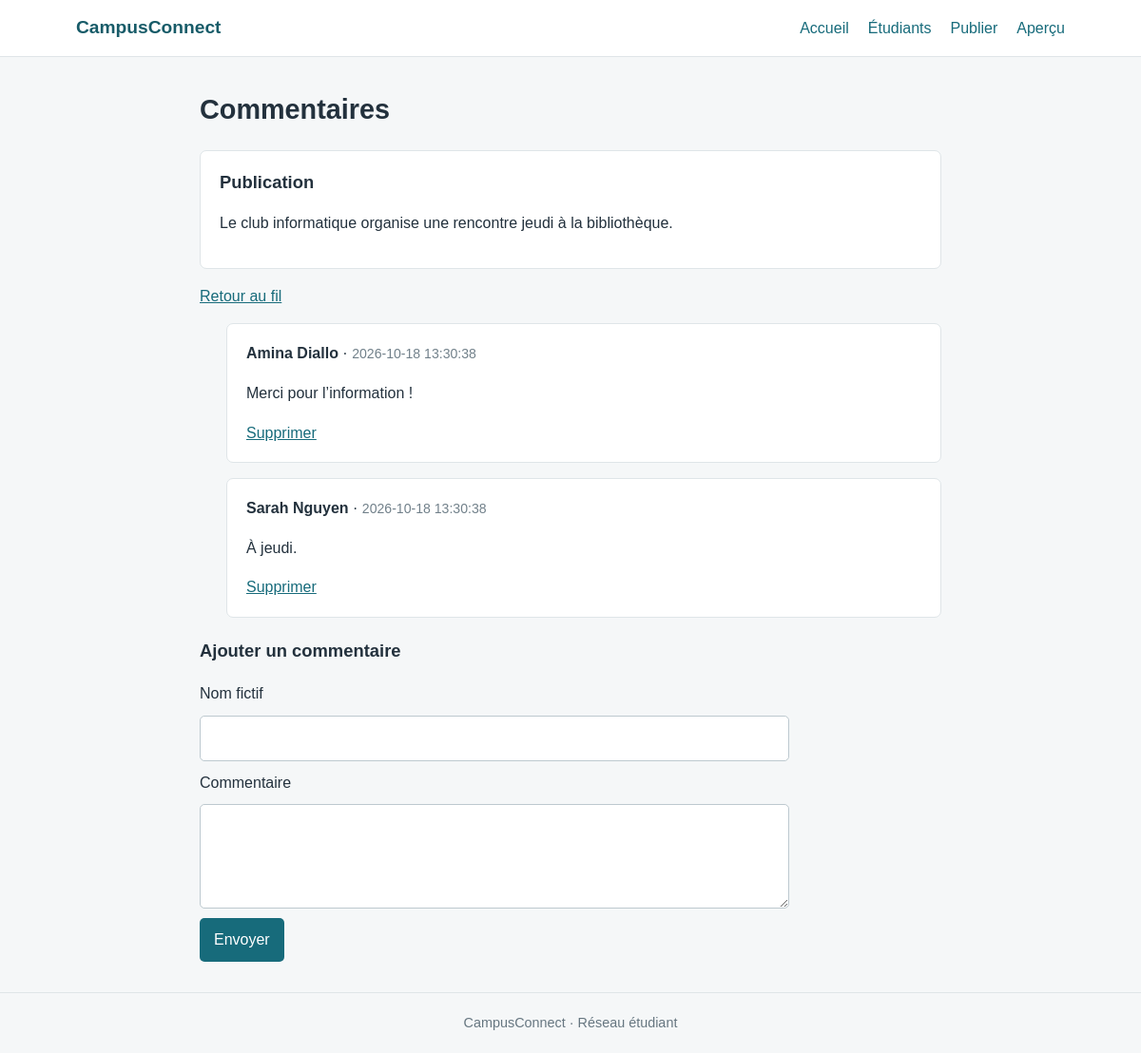
/commentaires.php?id=2, run on the app's committed database.
### tables this page shows
CREATE TABLE publications (
    id INT UNSIGNED AUTO_INCREMENT PRIMARY KEY,
    contenu TEXT NOT NULL,
    id_etudiant INT UNSIGNED NOT NULL,
    date_publication TIMESTAMP NOT NULL DEFAULT CURRENT_TIMESTAMP,
    CONSTRAINT fk_publications_etudiants FOREIGN KEY (id_etudiant) REFERENCES etudiants(id) ON DELETE CASCADE
);

CREATE TABLE commentaires (
    id INT UNSIGNED AUTO_INCREMENT PRIMARY KEY,
    contenu TEXT NOT NULL,
    id_publication INT UNSIGNED NOT NULL,
    nom_auteur VARCHAR(80) NOT NULL,
    date_creation TIMESTAMP NOT NULL DEFAULT CURRENT_TIMESTAMP,
    CONSTRAINT fk_commentaires_publications FOREIGN KEY (id_publication) REFERENCES publications(id) ON DELETE CASCADE
);

### commentaires.php (the view, shortened to what this page needs)
<?php
require 'config.php'; require 'connexion.php';
$publicationId = filter_input(INPUT_GET, 'id', FILTER_VALIDATE_INT) ?: 0;
$publicationReq = $pdo->prepare('SELECT contenu FROM publications WHERE id = ?'); $publicationReq->execute([$publicationId]); $publication = $publicationReq->fetch();
$liste = $pdo->prepare('SELECT id, nom_auteur, contenu, date_creation FROM commentaires WHERE id_publication = ? ORDER BY date_creation'); $liste->execute([$publicationId]);
?>
<?php if ($publication): ?><article class="publication"><h2>Publication</h2><p><?= e($publication['contenu']) ?></p></article>
<p><a href="index.php">Retour au fil</a></p>
<?php foreach ($liste as $commentaire): ?><article class="commentaire"><strong><?= e($commentaire['nom_auteur']) ?></strong> · <time><?= e($commentaire['date_creation']) ?></time><p><?= $commentaire['contenu'] ?></p><form method="post"><button class="lien-bouton" name="supprimer_id" value="<?= (int) $commentaire['id'] ?>">Supprimer</button></form></article><?php endforeach; ?>
<form method="post" class="formulaire"><h2>Ajouter un commentaire</h2><label for="nom">Nom fictif</label><input id="nom" name="nom" maxlength="80" required><label for="contenu">Commentaire</label><textarea id="contenu" name="contenu" maxlength="1000" required></textarea><button>Envoyer</button></form>
<?php else: ?><p>Publication introuvable.</p><?php endif; ?>

### style.css (style rules this page uses)
:root { font-family: Arial, Helvetica, sans-serif; color: #23313d; background: #f5f7f8; font-synthesis: none; }
* { box-sizing: border-box; }
body { margin: 0; line-height: 1.6; }
a { color: #176b7b; }
h2 { font-size: 1.15rem; margin: 0 0 8px; }
.publication, .commentaire { background: #fff; border: 1px solid #dfe5e8; border-radius: 7px; padding: 18px 20px; margin: 16px 0; }
.commentaire { margin-left: 28px; }
time { color: #71808a; font-size: .88rem; }
.formulaire { display: grid; gap: 10px; margin: 20px 0; max-width: 620px; }
input, textarea, select { width: 100%; padding: 10px 12px; border: 1px solid #bdc9cf; border-radius: 5px; background: white; font: inherit; }
textarea { min-height: 110px; resize: vertical; }
button, .bouton { border: 0; border-radius: 5px; background: #176b7b; color: white; padding: 10px 15px; font: inherit; cursor: pointer; width: fit-content; text-decoration: none; }
.lien-bouton { background: transparent; color: #176b7b; padding: 0; text-decoration: underline; }

### data on the page
publications: contenu "Le club informatique organise une rencontre jeudi à la bibliothèque."
commentaires: nom_auteur "Amina Diallo", date_creation "2026-10-18 13:30:38", contenu "Merci pour l’information !", $commentaire['id'] 1 (drawn)
commentaires: nom_auteur "Sarah Nguyen", date_creation "2026-10-18 13:30:38", contenu "À jeudi.", $commentaire['id'] 2 (drawn)

### other printed values
$titre "Commentaires"
